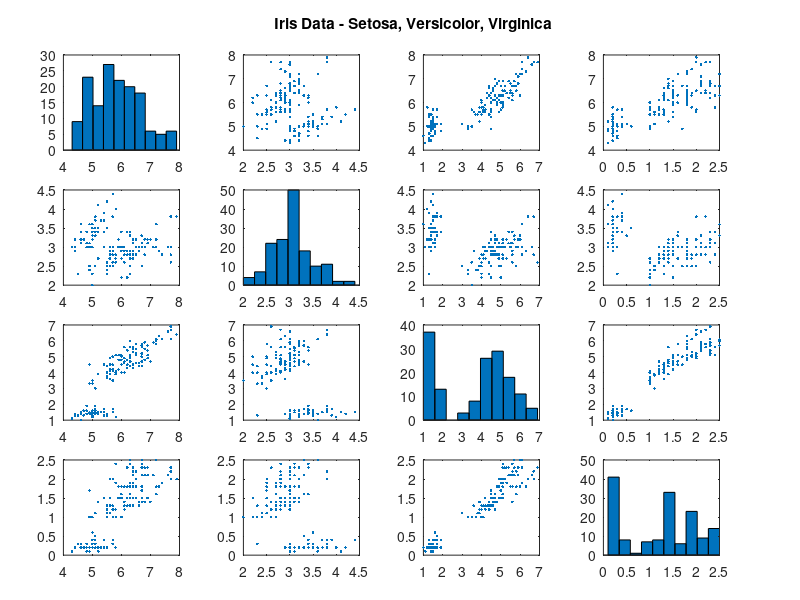

MATLAB code for this plot:
% Chapter 2

% PAGE 40 - 41

% To illustrate how to plot a curve, first
% generate the values for a normal distribution.
% This creates a standard normal probability
% distribution object.
stdnpd = makedist('Normal');

% Now, create one with different parameters.
npd = makedist('Normal','mu',0,'sigma',2);

% Define a vector for the domain.
x = -4:.01:4;

% Get the y values for both distributions.
y1 = pdf(stdnpd, x);
y2 = pdf(npd, x);

% Now, plot the curves on the same set of axes.
plot(x,y1,x,y2,'-.')
xlabel('X')
ylabel('PDF')
title('Plots of Normal Distributions')
legend('mu = 0, sigma = 1','mu = 0, sigma = 2')

% PAGE 42

% Get the vector for the mean.
mu = [0 0];

% Get the covariance matrix.
sigma = eye(2);

% Obtain the (x,y) pairs for the domain.
x = -3:.2:3; y = -3:.2:3;
[X,Y] = meshgrid(x,y);

% Evaluate the multivariate normal at
% the coordinates.
Z = mvnpdf([X(:), Y(:)],mu,sigma);

% Reshape to a matrix.
Z = reshape(Z,length(x),length(y));

% The surface plot is shown in Figure 2.3.
% Now, create the surface plot and add labels.
surf(X,Y,Z);
xlabel('X'), ylabel('Y'), zlabel('PDF')
title('Multivariate Normal Distribution')
axis tight

% PAGE 44

% Load the UStemps and iris data.
load UStemps
load iris

% Construct a 2-D scatter plot with plot,
% using temperature and latitude.
plot(Lat, JanTemp, '*')

% Adjust the axes to change white space.
axis([24 50 -2 70])

% Add labels.
xlabel('Latitude')
ylabel('Temperature (degs)')
title('Average January Temperature - US Cities')

% PAGE 45

% The next example shows how to construct a 3-D scatter plot using plot3.
% The scatter plot is shown in Figure 2.5.
% Construct a 3-D scatter plot using plot3.
plot3(Long, Lat, JanTemp, 'o')

% Add a box and grid lines to the plot.
box on
grid on

% Add labels.
xlabel('Longitude')
ylabel('Latitude')
zlabel('Temperature (degs)')
title('Average January Temperature - US Cities')

% PAGE 45

% This is an example of a scatter plot matrix of the iris data. 
% See Figure 2.6 for the results.
% This produces a scatter plot matrix.
% We first need to put the data into one matrix.
irisAll = [setosa; versicolor; virginica];
plotmatrix(irisAll)
title('Iris Data - Setosa, Versicolor, Virginica')







